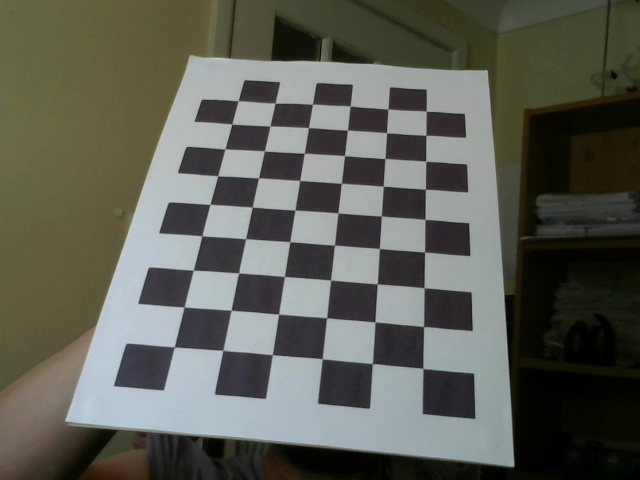
#> input picture calibration/pictures/sample1.jpg, 640 x 480 px; its folder holds only this picture in this run
$ python calibration_chessboard.py
#> lines starting #> are read from the running program, lines starting #| are printed output that depends on the picture; long printed decimals are rounded
#> further down, img_name is the input picture: shape (480, 640, 3); mean B, G, R 84.6, 93.6, 92.6
"""
    Project: Calibration-intrinsic
        to get the calibrated images
    Author: He Zhanxin
    Time:4/8/2017
"""

import numpy as np
import cv2
import glob
import os


def calibration_chessboard(sample_img):
    # termination criteria
    criteria = (cv2.TERM_CRITERIA_EPS + cv2.TERM_CRITERIA_MAX_ITER, 30, 0.001)

    # Check board size
    cbrow = 6
    cbcol = 9

    # prepare object points
    objp = np.zeros((cbrow * cbcol, 3), np.float32)
    objp[:, :2] = np.mgrid[0:cbcol, 0:cbrow].T.reshape(-1, 2)

    # Arrays to store object points and image points from all the images.
    obj_points = []  # 3d point in real world space
    img_points = []  # 2d points in image plane.

    # import image
    img = sample_img
    gray_img = cv2.cvtColor(img, cv2.COLOR_BGR2GRAY)
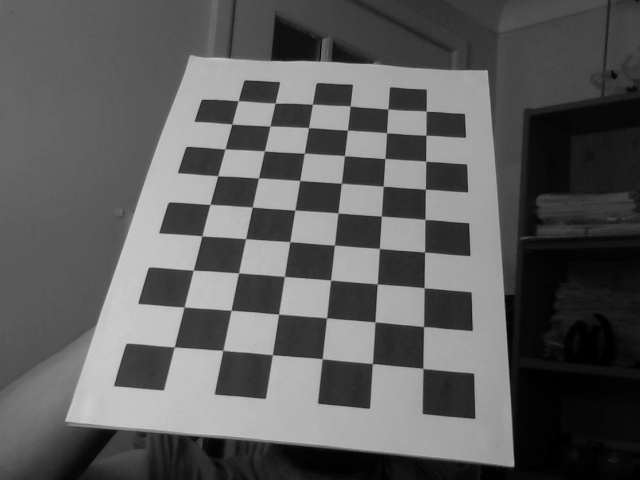
#> gray_img: shape (480, 640); min 0, max 205, mean 92.3
    h, w = img.shape[:2]
#> h = 480; w = 640

    # Find the chess board corners
    ret, corners = cv2.findChessboardCorners(gray_img, (cbcol, cbrow), None)
#> ret = True; corners = 54 rows, first 8: [174.4, 347], [184.2, 307], [193.2, 270.2], [201.8, 235.9], [210, 204.4], [217.7, 175.8], [224.9, 149], [231.8, 124.2]

    # If found, add object points, image points (after refining them)
    if ret:
        obj_points.append(objp)

        corners2 = cv2.cornerSubPix(gray_img, corners, (11, 11), (-1, -1), criteria)
#> corners2 = 54 rows, first 8: [174.3, 346.9], [184.1, 306.9], [193.3, 270.2], [201.9, 235.8], [210, 204.4], [217.7, 175.8], [224.9, 149], [231.8, 124]
        img_points.append(corners2)

        # Draw and display the corners
        img = cv2.drawChessboardCorners(gray_img, (cbcol, cbrow), corners2, ret)
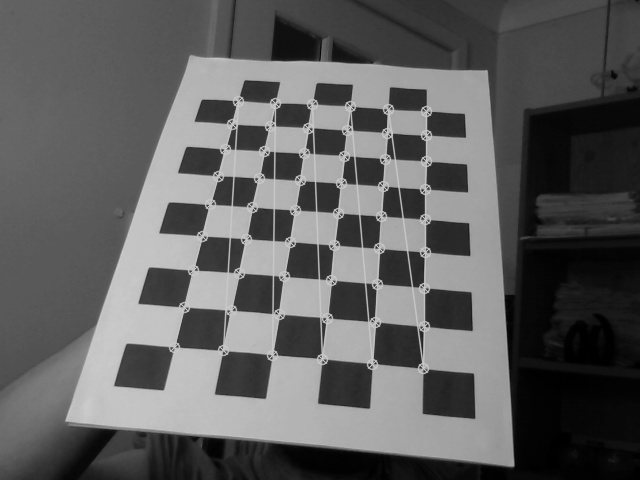
#> img: shape (480, 640); min 0, max 205, mean 94.1

    ret, mtx, dist_coe, rvecs, tvecs = cv2.calibrateCamera(obj_points, img_points, gray_img.shape[::-1], None, None)
#> ret = 0.247; mtx = [[235, 0, 315.8], [0, 175.5, 233.9], [0, 0, 1]]; dist_coe = [[0.00886, -0.0436, 0.02, 0.000846, 0.0367]]; rvecs = ([-0.129, -0.109, -1.47],); tvecs = ([-2.87, 2.99, 4.85],)
    new_camera_mtx, roi = cv2.getOptimalNewCameraMatrix(mtx, dist_coe, (w, h), 1, (w, h))
#> new_camera_mtx = [[249.7, 0, 318], [0, 186.6, 248.1], [0, 0, 1]]; roi = (177, 134, 277, 212)
    new_camera_mtx = np.hstack((new_camera_mtx, np.zeros((3, 1))))
#> new_camera_mtx = [[249.7, 0, 318, 0], [0, 186.6, 248.1, 0], [0, 0, 1, 0]]
    # un-distort
    dst = cv2.undistort(img, mtx, dist_coe, new_camera_mtx)
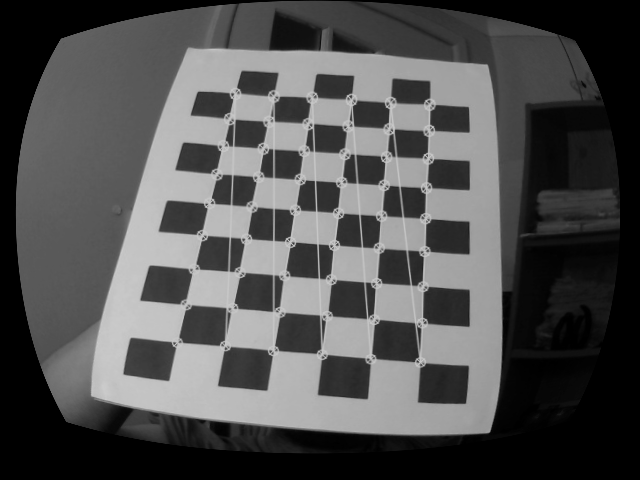
#> dst: shape (480, 640); min 0, max 203, mean 80.4

    # crop the image
    x, y, w, h = roi
#> x = 177; y = 134; w = 277; h = 212
    return dst[y:y + h, x:x + w], new_camera_mtx, roi, (w, h)


# The paths where the sample images are and where the calibrated images go
sample_path = '/home/hora/PycharmProjects/calibration_undistortion/calibration/pictures/'
cali_path = '/home/hora/PycharmProjects/calibration_undistortion/calibration/calibrated/'

# Import images

distor_images = sorted(glob.glob(os.path.join(sample_path, '*.jpg')))
img_index = 1

for sample in distor_images:
    img_name = cv2.imread(sample)
    undistorted_img, new_cam_mtx, roi_para, size = calibration_chessboard(img_name)
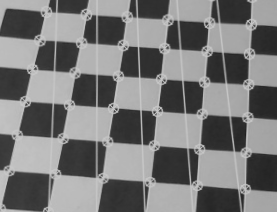
#> undistorted_img: shape (212, 277); min 31, max 200, mean 120.9
#> new_cam_mtx has the same summary as new_camera_mtx in calibration_chessboard; roi_para = (177, 134, 277, 212); size = (277, 212)
    cv2.imwrite(os.path.join(cali_path, 'calibrated-sample{}.jpg'.format(img_index)), undistorted_img)

    calibrated_img = cv2.imread(os.path.join(cali_path, 'calibrated-sample{}.jpg').format(img_index))
#> calibrated_img: shape (212, 277, 3); min 32, max 206, mean 120.9
    cv2.imshow('img{}'.format(img_index), calibrated_img)
    print("sample{}".format(img_index) + '\n', new_cam_mtx, roi_para, size)
#| sample1
#|  [[249.693   0.         317.955    0.        ]
#|  [  0.         186.629 248.120   0.        ]
#|  [  0.           0.           1.           0.        ]] (177, 134, 277, 212) (277, 212)

    img_index += 1

    k = cv2.waitKey(0)
#> (key Esc is pressed here)
    cv2.destroyAllWindows()

$ run again, on calibration/pictures/sample2.jpg
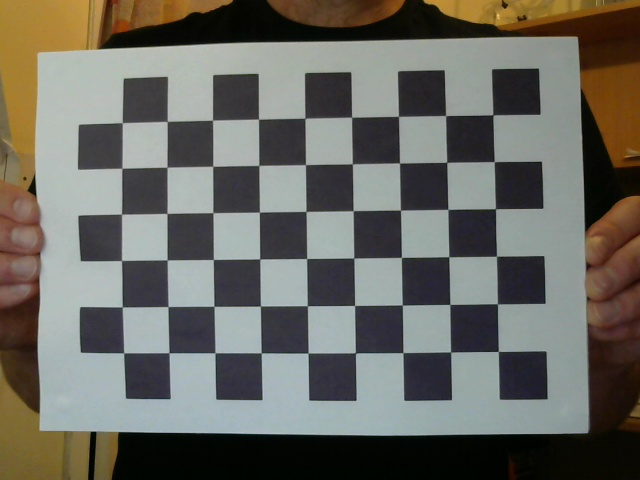
#> input picture calibration/pictures/sample2.jpg, 640 x 480 px
#> img_name is the input picture: shape (480, 640, 3); mean B, G, R 97.8, 105, 106.1
#> in calibration_chessboard, `ret, corners = cv2.findChessboardCorners(gray_img, (cbcol, cbrow), None)`: ret = True; corners = 54 rows, first 8: [498.3, 351.4], [450.5, 352], [402.9, 352.6], [355.5, 352.9], [308, 353], [261.2, 352.9], [215, 353], [169, 352.7]
#> corners2 = 54 rows, first 8: [498.4, 351.5], [450.7, 351.9], [402.9, 352.6], [355.4, 352.8], [308.1, 353.1], [261.3, 352.9], [214.9, 352.8], [169, 352.7]
#> in calibration_chessboard, `ret, mtx, dist_coe, rvecs, tvecs = cv2.calibrateCamera(obj_points, img..`: ret = 0.186; mtx = [[1059.4, 0, 397.9], [0, 1012.7, -55.29], [0, 0, 1]]; dist_coe = [[-0.162, 0.133, 0.0478, -0.00536, -0.865]]; rvecs = ([0.082, 0.0853, 3.12],); tvecs = ([2.12, 8.72, 22.37],)
#> in calibration_chessboard, `new_camera_mtx, roi = cv2.getOptimalNewCameraMatrix(mtx, dist_coe, (w,..`: new_camera_mtx = [[1002.3, 0, 403.9], [0, 962.3, -46.47], [0, 0, 1]]; roi = (26, 6, 606, 444)
#> in calibration_chessboard, `new_camera_mtx = np.hstack((new_camera_mtx, np.zeros((3, 1))))`: new_camera_mtx = [[1002.3, 0, 403.9, 0], [0, 962.3, -46.47, 0], [0, 0, 1, 0]]
#> in calibration_chessboard, `dst = cv2.undistort(img, mtx, dist_coe, new_camera_mtx)`:
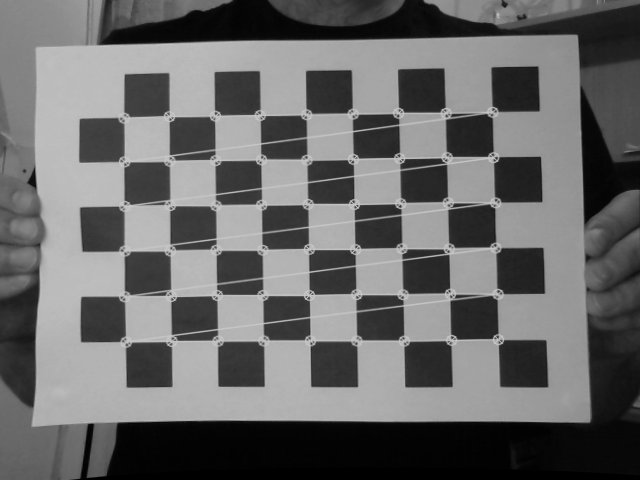
#> dst: shape (480, 640); min 0, max 200, mean 104.6
#> in calibration_chessboard, `x, y, w, h = roi`: x = 26; y = 6; w = 606; h = 444
#> `undistorted_img, new_cam_mtx, roi_para, size = calibration_chessboard(..`:
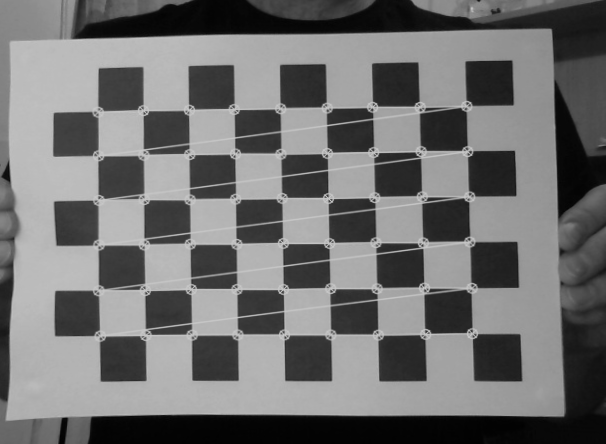
#> undistorted_img: shape (444, 606); min 1, max 200, mean 112.1
#> new_cam_mtx has the same summary as new_camera_mtx in calibration_chessboard; roi_para = (26, 6, 606, 444); size = (606, 444)
#| sample1
#|  [[ 1.00227321e+03  0.00000000e+00  4.03929600e+02  0.00000000e+00]
#|  [ 0.00000000e+00  9.62293867e+02 -4.64660237e+01  0.00000000e+00]
#|  [ 0.00000000e+00  0.00000000e+00  1.00000000e+00  0.00000000e+00]] (26, 6, 606, 444) (606, 444)

$ run again, on calibration/pictures/sample3.jpg
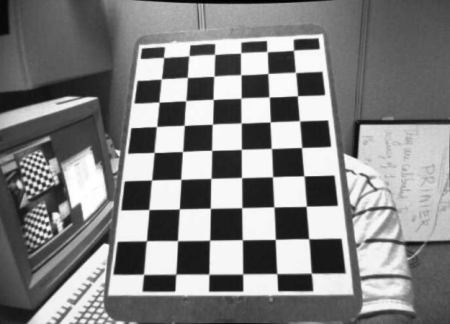
#> input picture calibration/pictures/sample3.jpg, 450 x 324 px
#> img_name is the input picture: shape (324, 450, 3); min 0, max 255, mean 130.5
#> in calibration_chessboard, `ret, corners = cv2.findChessboardCorners(gray_img, (cbcol, cbrow), None)`: ret = True; corners = 54 rows, first 8: [293.4, 50.3], [295.3, 72.24], [297.5, 95.81], [299.5, 120.8], [301.6, 147.6], [303.8, 175.8], [306.2, 206.2], [308.7, 238.6]
#> corners2 = 54 rows, first 8: [293, 47.88], [295.5, 72.45], [297.4, 95.73], [299.5, 120.8], [301.6, 147.5], [304, 175.8], [306.3, 206.3], [308.7, 238.7]
#> in calibration_chessboard, `ret, mtx, dist_coe, rvecs, tvecs = cv2.calibrateCamera(obj_points, img..`: ret = 0.466; mtx = [[287.8, 0, 232.1], [0, 308.8, 247.6], [0, 0, 1]]; dist_coe = [[-0.0821, -0.225, -0.0249, 0.0113, 0.712]]; rvecs = ([-0.231, 0.282, 1.55],); tvecs = ([2.28, -6.87, 10.96],)
#> in calibration_chessboard, `new_camera_mtx, roi = cv2.getOptimalNewCameraMatrix(mtx, dist_coe, (w,..`: new_camera_mtx = [[293.4, 0, 233.6], [0, 317.5, 238.2], [0, 0, 1]]; roi = (126, 130, 217, 188)
#> in calibration_chessboard, `new_camera_mtx = np.hstack((new_camera_mtx, np.zeros((3, 1))))`: new_camera_mtx = [[293.4, 0, 233.6, 0], [0, 317.5, 238.2, 0], [0, 0, 1, 0]]
#> in calibration_chessboard, `dst = cv2.undistort(img, mtx, dist_coe, new_camera_mtx)`:
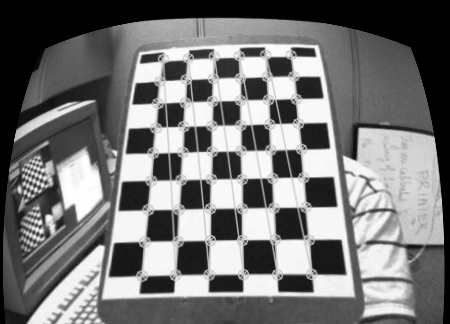
#> dst: shape (324, 450); min 0, max 255, mean 118.2
#> in calibration_chessboard, `x, y, w, h = roi`: x = 126; y = 130; w = 217; h = 188
#> `undistorted_img, new_cam_mtx, roi_para, size = calibration_chessboard(..`:
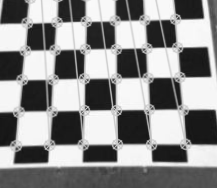
#> undistorted_img: shape (188, 217); min 18, max 254, mean 140.6
#> new_cam_mtx has the same summary as new_camera_mtx in calibration_chessboard; roi_para = (126, 130, 217, 188); size = (217, 188)
#| sample1
#|  [[293.375   0.         233.552   0.        ]
#|  [  0.         317.546  238.238   0.        ]
#|  [  0.           0.           1.           0.        ]] (126, 130, 217, 188) (217, 188)
